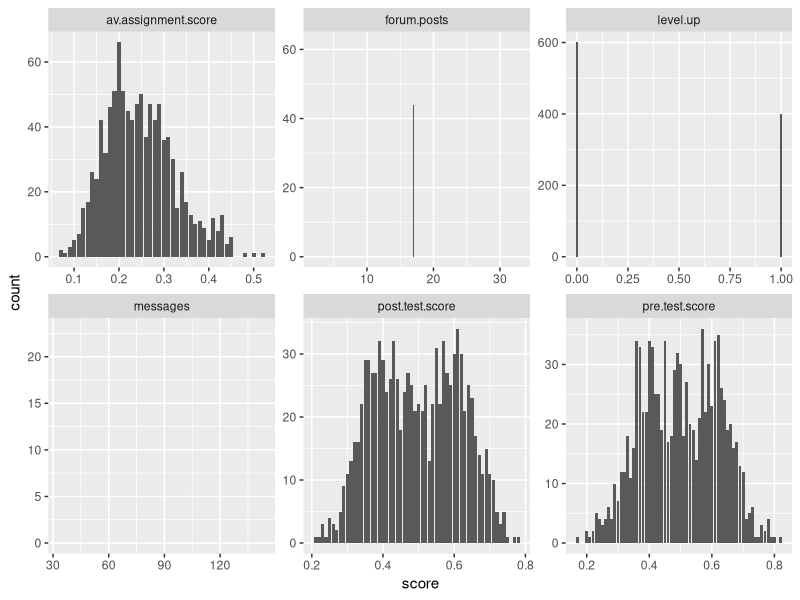
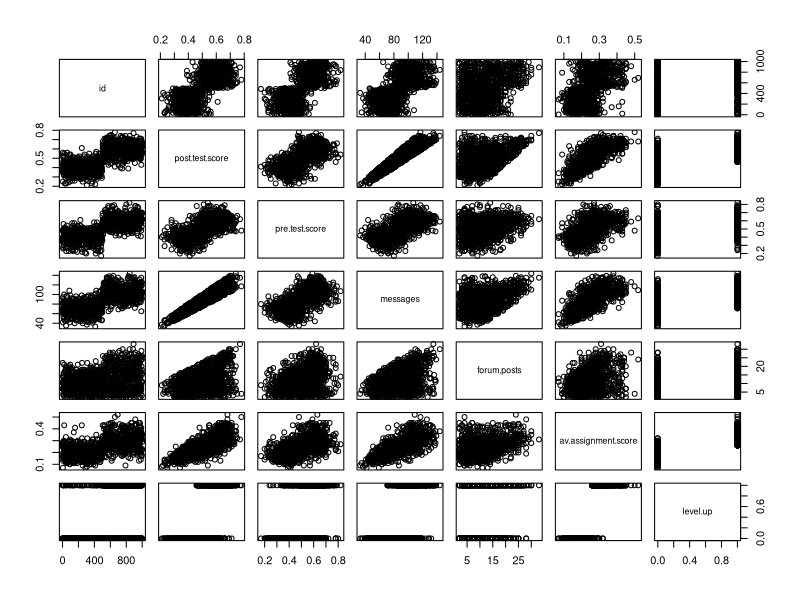
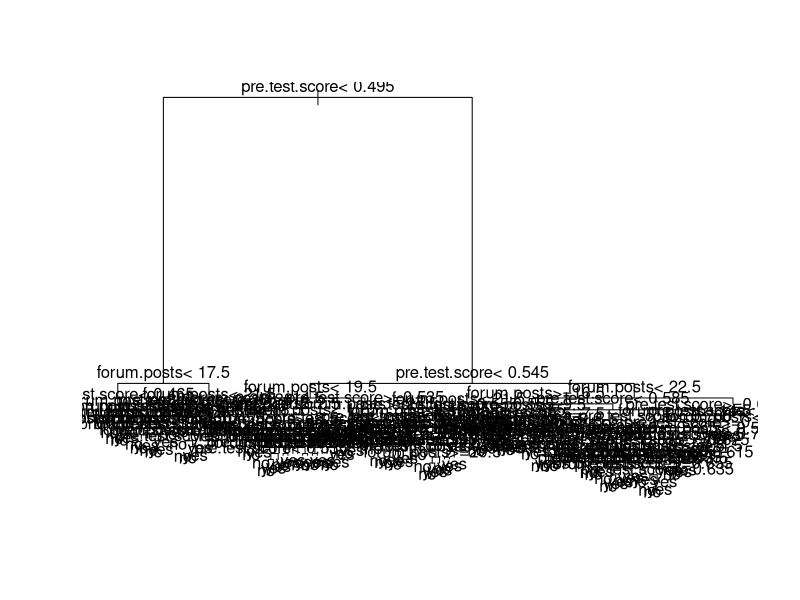
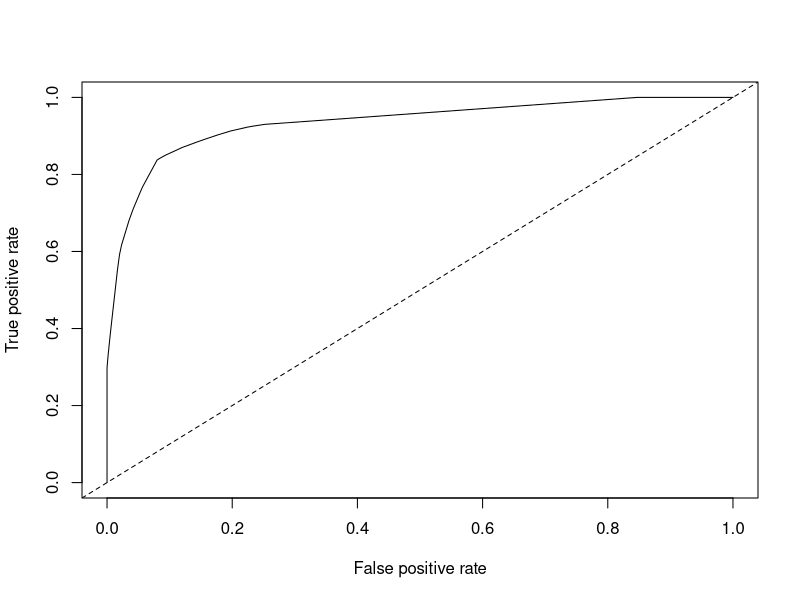

The R source for these figures, in order: (Note: this script raises an error after producing the figures.)
## ---- chunk 1
D1 <- read.csv("online.data.csv")
## ---- chunk 2
#Start by creating histograms of the distributions for all variables (#HINT: look up "facet" in the ggplot documentation)
library(ggplot2)
library(dplyr)
library(tidyr)

D2 <- select(D1, 1:7)
D2$level.up <- ifelse(D2$level.up == "yes", 1,0)
D3 <- gather(D2, "measure", "score", 2:7)
p1 <- ggplot(D3, aes(score)) + facet_wrap(~measure, scales = "free")
p1 + geom_histogram(stat = "count")

#Then visualize the relationships between variables
pairs(D2)
#Try to capture an intution about the data and the relationships

## ---- chunk 3
#Create a classification tree that predicts whether a student "levels up" in the online course using three variables of your choice (As we did last time, set all controls to their minimums)
library(rpart)
c.tree1 <- rpart(level.up ~ forum.posts + pre.test.score, method = "class", data = D1, control=rpart.control(minsplit=1, minbucket=1, cp=0.001))
printcp(c.tree1)
plot(c.tree1)
text(c.tree1)

#Plot and generate a CP table for your tree 

#Generate a probability value that represents the probability that a student levels up based your classification tree 

D1$pred <- predict(c.tree1, type = "prob")[,2]#Last class we used type = "class" which predicted the classification for us, this time we are using type = "prob" to see the probability that our classififcation is based on.
## ---- chunk 4
library(ROCR)

#Plot the curve
pred.detail <- prediction(D1$pred, D1$level.up) 
plot(performance(pred.detail, "tpr", "fpr"))
abline(0, 1, lty = 2)

#Calculate the Area Under the Curve
unlist(slot(performance(Pred2,"auc"), "y.values"))#Unlist liberates the AUC value from the "performance" object created by ROCR

#Now repeat this process, but using the variables you did not use for the previous model and compare the plots & results of your two models. Which one do you think was the better model? Why?
## ---- chunk 5
#Look at the ROC plot for your first model. Based on this plot choose a probability threshold that balances capturing the most correct predictions against false positives. Then generate a new variable in your data set that classifies each student according to your chosen threshold.

threshold.pred1 <- ifelse(D1$pred >= 0.95, "yes", "no")

#Now generate three diagnostics:

D1$accuracy.model1 <- mean(ifelse(D1$level.up == D1$threshold.pred1, 1, 0))

D1$truepos.model1 <- ifelse(D1$level.up == "yes" & D1$threshold.pred1 == "yes", 1, 0)
D1$falsepos.model1 <- ifelse(D1$level.up == "no" & D1$threshold.pred1 == "yes", 1,0)
D1$falseneg.model1 <- ifelse(D1$level.up == "yes" & D1$threshold.pred1 == "no", 1,0)

D1$precision.model1 <- sum(D1$truepos.model1)/(sum(D1$truepos.model1) + sum(D1$falsepos.model1))

D1$recall.model1 <- sum(D1$truepos.model1)/(sum(D1$truepos.model1) + sum(D1$falseneg.model1))

#Finally, calculate Kappa for your model according to:

#First generate the table of comparisons
table1 <- table(D1$level.up, D1$threshold.pred1)
table1

#Convert to matrix
matrix1 <- as.matrix(table1)

#Calculate kappa
kappa(matrix1, exact = TRUE)/kappa(matrix1)

#Now choose a different threshold value and repeat these diagnostics. What conclusions can you draw about your two thresholds?
